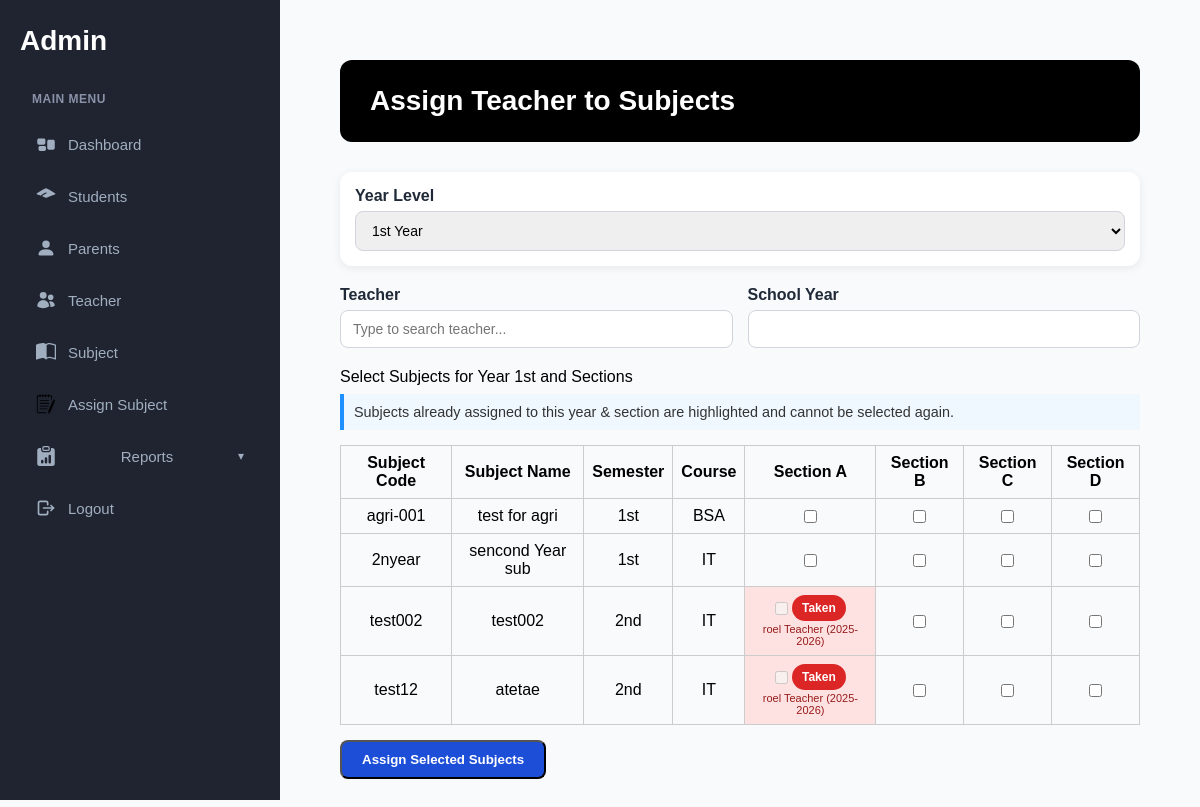
The page /academic/assignments/add-page/ (signed in) on the database as committed earlier.
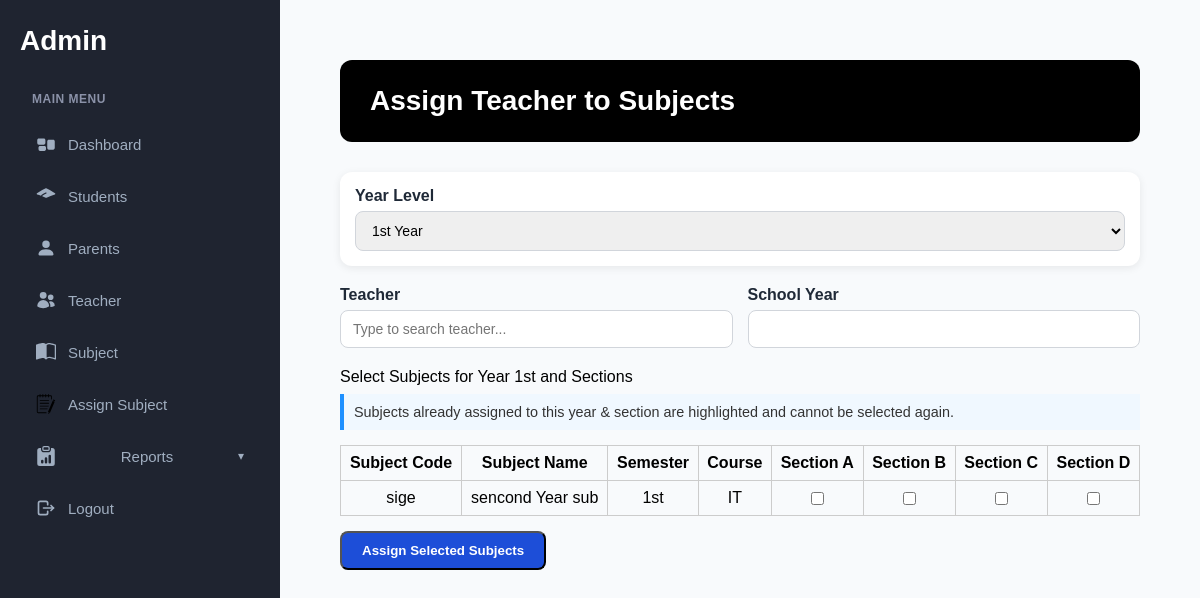
The same page on the database as committed later.
### academics/models.py (models this page shows, shortened)
class Subject(models.Model):
    course = models.ForeignKey(Course, on_delete=models.SET_NULL, null=True)
    subject_code = models.CharField(max_length=20)
    name = models.CharField(max_length=255)
    semester_number = models.CharField(
        max_length=3,
        choices=[('1st', '1st Semester'), ('2nd', '2nd Semester')],
    )
    year_level = models.CharField(
        max_length=10,
        choices=YEAR_LEVEL_CHOICES,
        default='1st',
    )
    class Meta:
        unique_together = ('subject_code', 'semester_number', 'year_level')

class Course(models.Model):
    name = models.CharField(max_length=255)
    description = models.CharField(max_length=255)

class SubjectOffering(models.Model):
    subject = models.ForeignKey(
        Subject,
        on_delete=models.CASCADE,
        related_name='offerings',
    )
    teacher = models.ForeignKey(
        "accounts.TeacherProfile",
        on_delete=models.SET_NULL,
        null=True,
        related_name='subjects',
    )
    year = models.CharField(max_length=10, choices=YEAR_LEVEL_CHOICES)
    section = models.CharField(max_length=5, choices=SECTION_CHOICES, default=SECTION_CHOICES[0][0])
    school_year = models.CharField(max_length=20)
    class Meta:
        unique_together = (
            'subject',
            'year',
            'section',
            'school_year',
        )

### accounts/models.py (models this page shows, shortened)
class TeacherProfile(models.Model):
    user = models.OneToOneField(CustomUser, on_delete=models.CASCADE, limit_choices_to={'role':'teacher'})
    first_name = models.CharField(max_length=50)
    middle_name = models.CharField(max_length=50, blank=True, null=True)
    last_name = models.CharField(max_length=50)

### academics/views.py (the view, shortened to what this page needs)
# urls.py: path('assignments/add-page/', views.add_assignment_page, name='add_assignment_page'),
@login_required
def add_assignment_page(request):
    teacher_list = TeacherProfile.objects.all()
    selected_year = request.GET.get('year') or YEAR_LEVEL_CHOICES[0][0]
    subjects = Subject.objects.filter(
        year_level=selected_year
    ).select_related('course').order_by('course__name', 'subject_code')
    existing_offerings = SubjectOffering.objects.select_related('teacher').filter(
        year=selected_year,
    )
    offerings_by_subject = {
        (offering.subject_id, offering.section): offering
        for offering in existing_offerings
    }
    subject_rows = []
    for subject in subjects:
        section_status = []
        for value, label in SECTION_CHOICES:
            offering = offerings_by_subject.get((subject.id, value))
            section_status.append({
                'value': value,
                'label': label,
                'is_taken': offering is not None,
                'assigned_teacher': offering.teacher if offering else None,
                'school_year': offering.school_year if offering else '',
            })
        subject_rows.append({
            'subject': subject,
            'sections': section_status,
        })
    form = AssignSubjectForm()
    return render(request, 'dashboard/add_assignment_page.html', {
        'teacher_list': teacher_list,
        'subject_rows': subject_rows,
        'assign_subject_form': form,
        'year_levels': YEAR_LEVEL_CHOICES,
        'sections': SECTION_CHOICES,
        'selected_year': selected_year,
    })

### academics/forms.py
class AssignSubjectForm(forms.ModelForm):
    class Meta:
        model = SubjectOffering
        fields = ['subject', 'teacher', 'year', 'section', 'school_year']
        widgets = {
            'subject': forms.Select(attrs={'class': 'form-control'}),
            'teacher': forms.Select(attrs={'class': 'form-control'}),
            'year': forms.Select(attrs={'class': 'form-control'}),
            'section': forms.Select(attrs={'class': 'form-control'}),
            'school_year': forms.TextInput(attrs={'class': 'form-control'}),
        }

### dashboard/templates/dashboard/add_assignment_page.html (shortened to what this page needs)
{% extends 'base.html' %}
{% load static %}
{% block content %}
<div class="dashboard-container">
  <div class="dashboard-header">
    <h2>Assign Teacher to Subjects</h2>
  </div>
  <form method="get" class="filter-container styled-filter">
    <div class="form-field">
      <label for="year_filter">Year Level</label>
      <select id="year_filter" name="year" class="form-control" onchange="this.form.submit()">
        {% for value,label in year_levels %}
          <option value="{{ value }}" {% if value == selected_year %}selected{% endif %}>{{ label }}</option>
        {% endfor %}
      </select>
    </div>
  </form>
  <form method="post" action="{% url 'academics:add_assignment_page' %}" id="assignForm">
    <div class="form-grid">
      <div class="form-field">
        <label for="teacherInput">Teacher</label>
        <input id="teacherInput" list="teacherList" class="form-control" placeholder="Type to search teacher..." required>
      </div>
      <div class="form-field">
        <label for="schoolYearInput">School Year</label>
        {{ assign_subject_form.school_year }}
      </div>
    </div>
    <div class="form-group">
      <label>Select Subjects for Year {{ selected_year }} and Sections</label>
      <p class="info-note" style="margin-top:8px;">
        Subjects already assigned to this year &amp; section are highlighted and cannot be selected again.
      </p>
      <table class="subject-table recent-table">
        <thead>
          <tr>
            <th>Subject Code</th>
            <th>Subject Name</th>
            <th>Semester</th>
            <th>Course</th>
            {% for value,label in sections %}
              <th>Section {{ label }}</th>
            {% endfor %}
          </tr>
        </thead>
        <tbody>
          {% if subject_rows %}
            {% for row in subject_rows %}
              {% with sub=row.subject %}
              <tr>
                <td>{{ sub.subject_code }}</td>
                <td>{{ sub.name }}</td>
                <td>{{ sub.semester_number }}</td>
                <td>{{ sub.course.name }}</td>
                {% for sec in row.sections %}
                  <td class="{% if sec.is_taken %}taken-cell{% endif %}">
                    <label class="section-checkbox">
                      <input type="checkbox"
                             name="assign_{{ sub.id }}_{{ sec.value }}"
                             data-subject="{{ sub.id }}"
                             data-section="{{ sec.value }}"
                             data-year="{{ selected_year }}"
                             {% if sec.is_taken %}disabled{% endif %}>
                      {% if sec.is_taken %}
                        <span class="taken-pill">
                          Taken
                        </span>
                      {% endif %}
                    </label>
                    {% if sec.is_taken and sec.assigned_teacher %}
                      <div class="taken-meta">
                        {{ sec.assigned_teacher.first_name }} {{ sec.assigned_teacher.last_name }} ({{ sec.school_year }})
                      </div>
                    {% endif %}
                  </td>
                {% endfor %}
              </tr>
              {% endwith %}
            {% endfor %}
          {% else %}
            <tr>
              <td colspan="{{ 4|add:sections|length }}" class="empty-row">No subjects found for the selected year level.</td>
            </tr>
          {% endif %}
        </tbody>
      </table>
    </div>
    <button type="submit" class="btn add-subject-btn">Assign Selected Subjects</button>
  </form>
</div>
{% endblock %}

Rows that differ between the two databases and show on the page:
removed Subject: subject.subject_code "agri-001", subject.name "test for agri", subject.semester_number "1st", subject.course.name "BSA"
removed Subject: subject.subject_code "2nyear", subject.name "sencond Year sub", subject.semester_number "1st", subject.course.name "IT"
removed Subject: subject.subject_code "test002", subject.name "test002", subject.semester_number "2nd", subject.course.name "IT"
removed TeacherProfile: shows "Taken", assigned_teacher.first_name "roel", assigned_teacher.last_name "Teacher", school_year "2025-2026"
removed Subject: subject.subject_code "test12", subject.name "atetae", subject.semester_number "2nd", subject.course.name "IT"
added Subject: subject.subject_code "sige", subject.name "sencond Year sub", subject.semester_number "1st", subject.course.name "IT"
